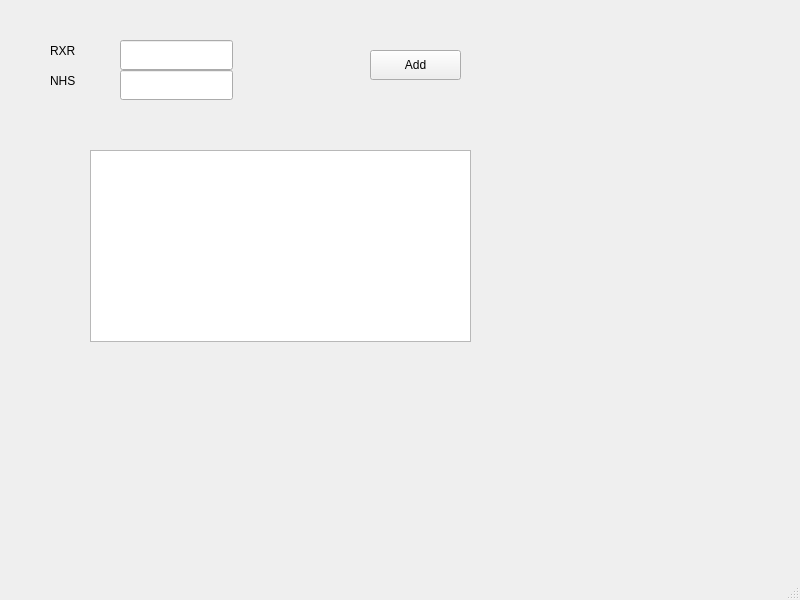
<?xml version="1.0" encoding="UTF-8"?>
<ui version="4.0">
 <class>MainWindow</class>
 <widget class="QMainWindow" name="MainWindow">
  <property name="geometry">
   <rect>
    <x>0</x>
    <y>0</y>
    <width>800</width>
    <height>600</height>
   </rect>
  </property>
  <property name="windowTitle">
   <string>MainWindow</string>
  </property>
  <widget class="QWidget" name="centralwidget">
   <widget class="QPushButton" name="add_pat_Button">
    <property name="geometry">
     <rect>
      <x>370</x>
      <y>50</y>
      <width>91</width>
      <height>30</height>
     </rect>
    </property>
    <property name="text">
     <string>Add</string>
    </property>
   </widget>
   <widget class="QLabel" name="label">
    <property name="geometry">
     <rect>
      <x>50</x>
      <y>40</y>
      <width>67</width>
      <height>22</height>
     </rect>
    </property>
    <property name="text">
     <string>RXR</string>
    </property>
   </widget>
   <widget class="QLabel" name="label_2">
    <property name="geometry">
     <rect>
      <x>50</x>
      <y>70</y>
      <width>67</width>
      <height>22</height>
     </rect>
    </property>
    <property name="text">
     <string>NHS</string>
    </property>
   </widget>
   <widget class="QLineEdit" name="rxrEdit">
    <property name="geometry">
     <rect>
      <x>120</x>
      <y>40</y>
      <width>113</width>
      <height>30</height>
     </rect>
    </property>
   </widget>
   <widget class="QLineEdit" name="nhsEdit">
    <property name="geometry">
     <rect>
      <x>120</x>
      <y>70</y>
      <width>113</width>
      <height>30</height>
     </rect>
    </property>
   </widget>
   <widget class="QTableView" name="patsView">
    <property name="geometry">
     <rect>
      <x>90</x>
      <y>150</y>
      <width>381</width>
      <height>192</height>
     </rect>
    </property>
   </widget>
  </widget>
  <widget class="QMenuBar" name="menubar">
   <property name="geometry">
    <rect>
     <x>0</x>
     <y>0</y>
     <width>800</width>
     <height>27</height>
    </rect>
   </property>
  </widget>
  <widget class="QStatusBar" name="statusbar"/>
 </widget>
 <resources/>
 <connections/>
</ui>
